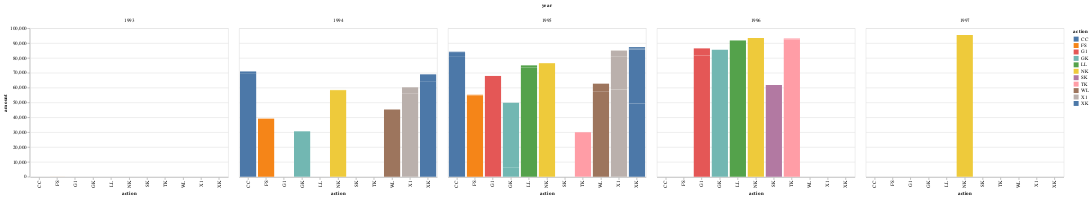

Write notebook code for a chart like this one.
### Code cell
alt.Chart(promo).mark_bar().encode(
    #x='yearmonth(Date):O',
    x='action:N',
    y='amount:Q',
    color='action:N',
    column='year:N'
)

### Figure 1 — Vega-Lite specification as saved in the notebook (floating-point values rounded to 4 significant figures)
{"$schema": "https://vega.github.io/schema/vega-lite/v3.3.0.json", "config": {"mark": {"tooltip": null}, "view": {"height": 300, "width": 400}}, "data": {"name": "data-58202a2f9c8a4b23de4a0405b3a16d54"}, "datasets": {"data-58202a2f9c8a4b23de4a0405b3a16d54": [{"Date": "1997-06-01T00:00:00", "action": "NK", "amount": 95399, "code": "97NK", "datestr": "1997-06-01T00:00:00", "month": "06", "postfix": "2", "year": 1997}, {"Date": "1997-04-01T00:00:00", "action": "NK", "amount": 13, "code": "97NK", "datestr": "1997-04-01T00:00:00", "month": "04", "postfix": "2", "year": 1997}, {"Date": "1996-06-01T00:00:00", "action": "NK", "amount": 93444, "code": "96NK", "datestr": "1996-06-01T00:00:00", "month": "06", "postfix": "3", "year": 1996}, {"Date": "1996-04-01T00:00:00", "action": "NK", "amount": 18, "code": "96NK", "datestr": "1996-04-01T00:00:00", "month": "04", "postfix": "3", "year": 1996}, {"Date": "1996-04-01T00:00:00", "action": "TK", "amount": 92405, "code": "96TK", "datestr": "1996-04-01T00:00:00", "month": "04", "postfix": "4", "year": 1996}, {"Date": "1996-07-01T00:00:00", "action": "TK", "amount": 403, "code": "96TK", "datestr": "1996-07-01T00:00:00", "month": "07", "postfix": "4", "year": 1996}, {"Date": "1996-05-01T00:00:00", "action": "TK", "amount": 199, "code": "96TK", "datestr": "1996-05-01T00:00:00", "month": "05", "postfix": "4", "year": 1996}, {"Date": "1996-09-01T00:00:00", "action": "TK", "amount": 178, "code": "96TK", "datestr": "1996-09-01T00:00:00", "month": "09", "postfix": "4", "year": 1996}, {"Date": "1996-03-01T00:00:00", "action": "TK", "amount": 21, "code": "96TK", "datestr": "1996-03-01T00:00:00", "month": "03", "postfix": "4", "year": 1996}, {"Date": "1996-02-01T00:00:00", "action": "TK", "amount": 6, "code": "96TK", "datestr": "1996-02-01T00:00:00", "month": "02", "postfix": "4", "year": 1996}, {"Date": "1995-12-01T00:00:00", "action": "TK", "amount": 6, "code": "96TK", "datestr": "1995-12-01T00:00:00", "month": "12", "postfix": "4", "year": 1995}, {"Date": "1995-11-01T00:00:00", "action": "TK", "amount": 3, "code": "96TK", "datestr": "1995-11-01T00:00:00", "month": "11", "postfix": "4", "year": 1995}, {"Date": "1996-04-01T00:00:00", "action": "SK", "amount": 61822, "code": "96SK", "datestr": "1996-04-01T00:00:00", "month": "04", "postfix": "5", "year": 1996}, {"Date": "1996-03-01T00:00:00", "action": "LL", "amount": 91804, "code": "96LL", "datestr": "1996-03-01T00:00:00", "month": "03", "postfix": "6", "year": 1996}, {"Date": "1996-01-01T00:00:00", "action": "LL", "amount": 51, "code": "96LL", "datestr": "1996-01-01T00:00:00", "month": "01", "postfix": "6", "year": 1996}, {"Date": "1996-02-01T00:00:00", "action": "G1", "amount": 81512, "code": "96G1", "datestr": "1996-02-01T00:00:00", "month": "02", "postfix": "7", "year": 1996}, {"Date": "1996-01-01T00:00:00", "action": "G1", "amount": 4906, "code": "96G1", "datestr": "1996-01-01T00:00:00", "month": "01", "postfix": "7", "year": 1996}, {"Date": "1995-12-01T00:00:00", "action": "G1", "amount": 120, "code": "96G1", "datestr": "1995-12-01T00:00:00", "month": "12", "postfix": "7", "year": 1995}, {"Date": "1996-01-01T00:00:00", "action": "GK", "amount": 85468, "code": "96GK", "datestr": "1996-01-01T00:00:00", "month": "01", "postfix": "8", "year": 1996}, {"Date": "1995-12-01T00:00:00", "action": "GK", "amount": 6360, "code": "96GK", "datestr": "1995-12-01T00:00:00", "month": "12", "postfix": "8", "year": 1995}, {"Date": "1995-11-01T00:00:00", "action": "GK", "amount": 51, "code": "96GK", "datestr": "1995-11-01T00:00:00", "month": "11", "postfix": "8", "year": 1995}, {"Date": "1996-03-01T00:00:00", "action": "GK", "amount": 18, "code": "96GK", "datestr": "1996-03-01T00:00:00", "month": "03", "postfix": "8", "year": 1996}, {"Date": "1996-05-01T00:00:00", "action": "GK", "amount": 4, "code": "96GK", "datestr": "1996-05-01T00:00:00", "month": "05", "postfix": "8", "year": 1996}, {"Date": "1995-11-01T00:00:00", "action": "CC", "amount": 80718, "code": "96CC", "datestr": "1995-11-01T00:00:00", "month": "11", "postfix": "9", "year": 1995}, {"Date": "1995-09-01T00:00:00", "action": "CC", "amount": 2689, "code": "96CC", "datestr": "1995-09-01T00:00:00", "month": "09", "postfix": "9", "year": 1995}, {"Date": "1995-10-01T00:00:00", "action": "CC", "amount": 760, "code": "96CC", "datestr": "1995-10-01T00:00:00", "month": "10", "postfix": "9", "year": 1995}, {"Date": "1995-10-01T00:00:00", "action": "WL", "amount": 57562, "code": "96WL", "datestr": "1995-10-01T00:00:00", "month": "10", "postfix": "10", "year": 1995}, {"Date": "1995-11-01T00:00:00", "action": "WL", "amount": 5102, "code": "96WL", "datestr": "1995-11-01T00:00:00", "month": "11", "postfix": "10", "year": 1995}, {"Date": "1995-10-01T00:00:00", "action": "X1", "amount": 58631, "code": "96X1", "datestr": "1995-10-01T00:00:00", "month": "10", "postfix": "11", "year": 1995}, {"Date": "1995-09-01T00:00:00", "action": "X1", "amount": 22160, "code": "96X1", "datestr": "1995-09-01T00:00:00", "month": "09", "postfix": "11", "year": 1995}, {"Date": "1995-11-01T00:00:00", "action": "X1", "amount": 4133, "code": "96X1", "datestr": "1995-11-01T00:00:00", "month": "11", "postfix": "11", "year": 1995}, {"Date": "1995-08-01T00:00:00", "action": "X1", "amount": 66, "code": "96X1", "datestr": "1995-08-01T00:00:00", "month": "08", "postfix": "11", "year": 1995}, {"Date": "1995-08-01T00:00:00", "action": "XK", "amount": 49299, "code": "96XK", "datestr": "1995-08-01T00:00:00", "month": "08", "postfix": "12", "year": 1995}, {"Date": "1995-09-01T00:00:00", "action": "XK", "amount": 36442, "code": "96XK", "datestr": "1995-09-01T00:00:00", "month": "09", "postfix": "12", "year": 1995}, {"Date": "1995-10-01T00:00:00", "action": "XK", "amount": 686, "code": "96XK", "datestr": "1995-10-01T00:00:00", "month": "10", "postfix": "12", "year": 1995}, {"Date": "1995-07-01T00:00:00", "action": "XK", "amount": 62, "code": "96XK", "datestr": "1995-07-01T00:00:00", "month": "07", "postfix": "12", "year": 1995}, {"Date": "1995-07-01T00:00:00", "action": "FS", "amount": 54713, "code": "95FS", "datestr": "1995-07-01T00:00:00", "month": "07", "postfix": "13", "year": 1995}, {"Date": "1995-02-01T00:00:00", "action": "FS", "amount": 280, "code": "95FS", "datestr": "1995-02-01T00:00:00", "month": "02", "postfix": "13", "year": 1995}, {"Date": "1995-06-01T00:00:00", "action": "FS", "amount": 200, "code": "95FS", "datestr": "1995-06-01T00:00:00", "month": "06", "postfix": "13", "year": 1995}, {"Date": "1995-06-01T00:00:00", "action": "NK", "amount": 76381, "code": "95NK", "datestr": "1995-06-01T00:00:00", "month": "06", "postfix": "14", "year": 1995}, {"Date": "1995-04-01T00:00:00", "action": "NK", "amount": 164, "code": "95NK", "datestr": "1995-04-01T00:00:00", "month": "04", "postfix": "14", "year": 1995}, {"Date": "1995-04-01T00:00:00", "action": "TK", "amount": 29935, "code": "95TK", "datestr": "1995-04-01T00:00:00", "month": "04", "postfix": "15", "year": 1995}, {"Date": "1995-03-01T00:00:00", "action": "LL", "amount": 73422, "code": "95LL", "datestr": "1995-03-01T00:00:00", "month": "03", "postfix": "16", "year": 1995}, {"Date": "1995-04-01T00:00:00", "action": "LL", "amount": 1502, "code": "95LL", "datestr": "1995-04-01T00:00:00", "month": "04", "postfix": "16", "year": 1995}, {"Date": "1995-02-01T00:00:00", "action": "LL", "amount": 124, "code": "95LL", "datestr": "1995-02-01T00:00:00", "month": "02", "postfix": "16", "year": 1995}, {"Date": "1995-02-01T00:00:00", "action": "G1", "amount": 62326, "code": "95G1", "datestr": "1995-02-01T00:00:00", "month": "02", "postfix": "17", "year": 1995}, {"Date": "1995-01-01T00:00:00", "action": "G1", "amount": 5417, "code": "95G1", "datestr": "1995-01-01T00:00:00", "month": "01", "postfix": "17", "year": 1995}, {"Date": "1995-03-01T00:00:00", "action": "G1", "amount": 19, "code": "95G1", "datestr": "1995-03-01T00:00:00", "month": "03", "postfix": "17", "year": 1995}, {"Date": "1995-01-01T00:00:00", "action": "GK", "amount": 43453, "code": "95GK", "datestr": "1995-01-01T00:00:00", "month": "01", "postfix": "18", "year": 1995}, {"Date": "1994-12-01T00:00:00", "action": "GK", "amount": 30521, "code": "95GK", "datestr": "1994-12-01T00:00:00", "month": "12", "postfix": "18", "year": 1994}, {"Date": "1994-11-01T00:00:00", "action": "GK", "amount": 98, "code": "95GK", "datestr": "1994-11-01T00:00:00", "month": "11", "postfix": "18", "year": 1994}, {"Date": "1994-09-01T00:00:00", "action": "GK", "amount": 31, "code": "95GK", "datestr": "1994-09-01T00:00:00", "month": "09", "postfix": "18", "year": 1994}, {"Date": "1995-05-01T00:00:00", "action": "GK", "amount": 15, "code": "95GK", "datestr": "1995-05-01T00:00:00", "month": "05", "postfix": "18", "year": 1995}, {"Date": "1995-04-01T00:00:00", "action": "GK", "amount": 10, "code": "95GK", "datestr": "1995-04-01T00:00:00", "month": "04", "postfix": "18", "year": 1995}, {"Date": "1995-02-01T00:00:00", "action": "GK", "amount": 8, "code": "95GK", "datestr": "1995-02-01T00:00:00", "month": "02", "postfix": "18", "year": 1995}, {"Date": "1995-08-01T00:00:00", "action": "GK", "amount": 7, "code": "95GK", "datestr": "1995-08-01T00:00:00", "month": "08", "postfix": "18", "year": 1995}, {"Date": "1995-03-01T00:00:00", "action": "GK", "amount": 6, "code": "95GK", "datestr": "1995-03-01T00:00:00", "month": "03", "postfix": "18", "year": 1995}, {"Date": "1994-11-01T00:00:00", "action": "CC", "amount": 69304, "code": "95CC", "datestr": "1994-11-01T00:00:00", "month": "11", "postfix": "19", "year": 1994}, {"Date": "1994-09-01T00:00:00", "action": "CC", "amount": 1546, "code": "95CC", "datestr": "1994-09-01T00:00:00", "month": "09", "postfix": "19", "year": 1994}, {"Date": "1994-10-01T00:00:00", "action": "CC", "amount": 82, "code": "95CC", "datestr": "1994-10-01T00:00:00", "month": "10", "postfix": "19", "year": 1994}, {"Date": "1994-11-01T00:00:00", "action": "WL", "amount": 45198, "code": "95WL", "datestr": "1994-11-01T00:00:00", "month": "11", "postfix": "20", "year": 1994}, {"Date": "1994-12-01T00:00:00", "action": "WL", "amount": 14, "code": "95WL", "datestr": "1994-12-01T00:00:00", "month": "12", "postfix": "20", "year": 1994}, {"Date": "1994-10-01T00:00:00", "action": "X1", "amount": 55865, "code": "95X1", "datestr": "1994-10-01T00:00:00", "month": "10", "postfix": "21", "year": 1994}, {"Date": "1994-09-01T00:00:00", "action": "X1", "amount": 4335, "code": "95X1", "datestr": "1994-09-01T00:00:00", "month": "09", "postfix": "21", "year": 1994}, {"Date": "1994-09-01T00:00:00", "action": "XK", "amount": 63908, "code": "95XK", "datestr": "1994-09-01T00:00:00", "month": "09", "postfix": "22", "year": 1994}, {"Date": "1994-08-01T00:00:00", "action": "XK", "amount": 5035, "code": "95XK", "datestr": "1994-08-01T00:00:00", "month": "08", "postfix": "22", "year": 1994}, {"Date": "1995-06-01T00:00:00", "action": "XK", "amount": 801, "code": "95XK", "datestr": "1995-06-01T00:00:00", "month": "06", "postfix": "22", "year": 1995}, {"Date": "1994-10-01T00:00:00", "action": "XK", "amount": 11, "code": "95XK", "datestr": "1994-10-01T00:00:00", "month": "10", "postfix": "22", "year": 1994}, {"Date": "1994-11-01T00:00:00", "action": "XK", "amount": 9, "code": "95XK", "datestr": "1994-11-01T00:00:00", "month": "11", "postfix": "22", "year": 1994}, {"Date": "1994-07-01T00:00:00", "action": "FS", "amount": 38877, "code": "94FS", "datestr": "1994-07-01T00:00:00", "month": "07", "postfix": "23", "year": 1994}, {"Date": "1994-06-01T00:00:00", "action": "FS", "amount": 243, "code": "94FS", "datestr": "1994-06-01T00:00:00", "month": "06", "postfix": "23", "year": 1994}, {"Date": "1993-12-01T00:00:00", "action": "FS", "amount": 22, "code": "94FS", "datestr": "1993-12-01T00:00:00", "month": "12", "postfix": "23", "year": 1993}, {"Date": "1994-06-01T00:00:00", "action": "NK", "amount": 58161, "code": "94NK", "datestr": "1994-06-01T00:00:00", "month": "06", "postfix": "24", "year": 1994}, {"Date": "1994-05-01T00:00:00", "action": "NK", "amount": 278, "code": "94NK", "datestr": "1994-05-01T00:00:00", "month": "05", "postfix": "24", "year": 1994}]}, "encoding": {"color": {"field": "action", "type": "nominal"}, "column": {"field": "year", "type": "nominal"}, "x": {"field": "action", "type": "nominal"}, "y": {"field": "amount", "type": "quantitative"}}, "mark": "bar"}
